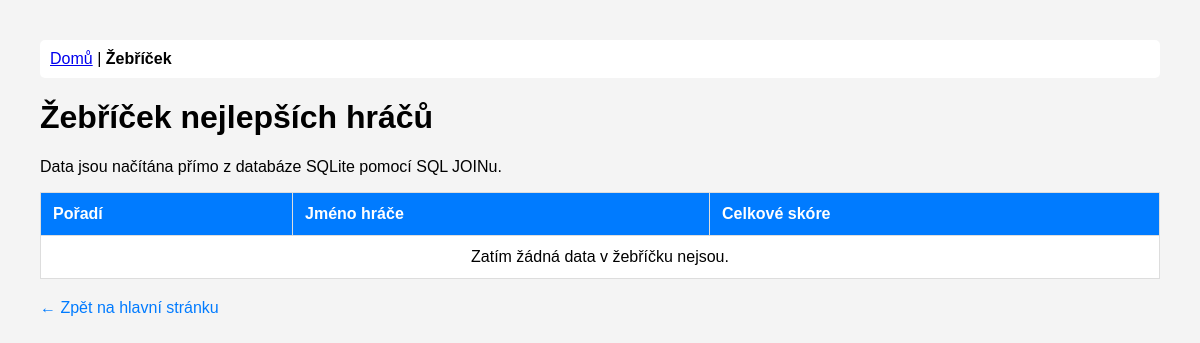
The page /zebricek on the database as committed earlier.
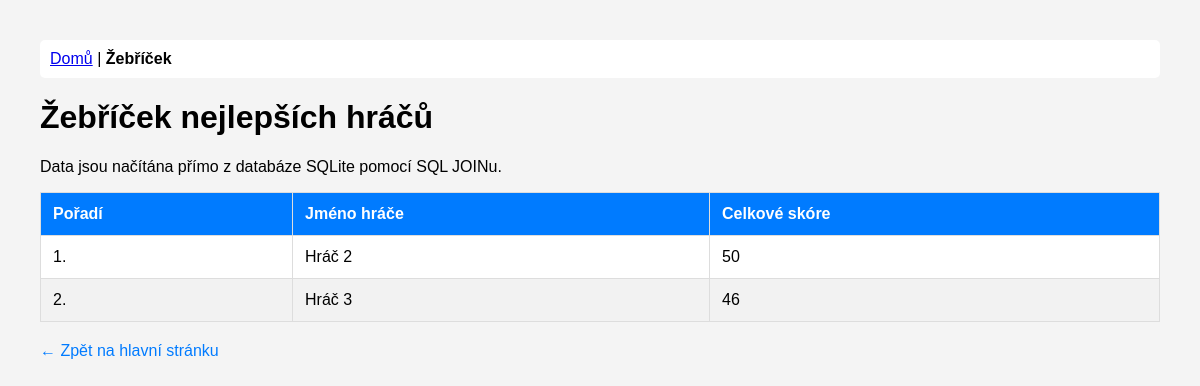
The same page on the database as committed later.
### tables this page shows
CREATE TABLE uzivatele (
    id INTEGER PRIMARY KEY AUTOINCREMENT,
    jmeno TEXT NOT NULL UNIQUE,
    email TEXT NOT NULL UNIQUE,
    heslo TEXT NOT NULL,
    role TEXT DEFAULT 'user'
);

### web_portal.py (the view)
@app.route('/zebricek')
def zebricek():
    try:
        hraci = get_leaderboard()
        print(f"DEBUG: Leaderboard data: {hraci}")  # Debug output
    except Exception as e:
        print(f"ERROR fetching leaderboard: {e}")
        hraci = []
    return render_template('zebricek.html', hraci=hraci)

### database_local/db_manager_local.py (called while the page is built)
def get_leaderboard():
    conn = sqlite3.connect(DB_PATH)
    cursor = conn.cursor()
    query = """
        SELECT u.jmeno, SUM(uvz.skore) as celkem, u.id
        FROM uzivatele u
        JOIN ucast_v_zapasu uvz ON u.id = uvz.uzivatel_id
        GROUP BY u.id
        ORDER BY celkem DESC
    """
    cursor.execute(query)
    res = cursor.fetchall()
    conn.close()
    return res

### web_portal.py (called while the page is built)
@app.before_request
def check_session():
    if 'user' not in session:
        session['user'] = None
        session['is_admin'] = False

### templates/zebricek.html (shortened to what this page needs)
<!DOCTYPE html>
<html lang="cs">
<head>
</head>
<body>
    <nav>
        <a href="/">Domů</a> | <strong>Žebříček</strong>
    </nav>
    <h1>Žebříček nejlepších hráčů</h1>
    <p>Data jsou načítána přímo z databáze SQLite pomocí SQL JOINu.</p>
    <table>
        <thead>
            <tr>
                <th>Pořadí</th>
                <th>Jméno hráče</th>
                <th>Celkové skóre</th>
            </tr>
        </thead>
        <tbody>
            {% for hrac in hraci %}
            <tr>
                <td>{{ loop.index }}.</td>
                <td>{{ hrac[0] }}</td>
                <td>{{ hrac[1] }}</td>
            </tr>
            {% else %}
            <tr>
                <td colspan="{{ '4' if session.is_admin else '3' }}" style="text-align: center;">
                    Zatím žádná data v žebříčku nejsou.
                </td>
            </tr>
            {% endfor %}
        </tbody>
    </table>
    <a href="/" class="back-link">← Zpět na hlavní stránku</a>
</body>
</html>

### templates/zebricek.html (style rules this page uses)
body { font-family: sans-serif; margin: 40px; background-color: #f4f4f4; }
nav { margin-bottom: 20px; background: white; padding: 10px; border-radius: 5px; }
table { width: 100%; border-collapse: collapse; background: white; }
th, td { padding: 12px; border: 1px solid #ddd; text-align: left; }
th { background-color: #007bff; color: white; }
tr:nth-child(even) { background-color: #f2f2f2; }
.back-link { display: inline-block; margin-top: 20px; text-decoration: none; color: #007bff; }

Rows that differ between the two databases and show on the page:
added uzivatele: jmeno "Hráč 2", hrac "50"
added uzivatele: jmeno "Hráč 3", hrac "46"
Other text that changed with them:
text no longer shown: "Zatím žádná data v žebříčku nejsou."
